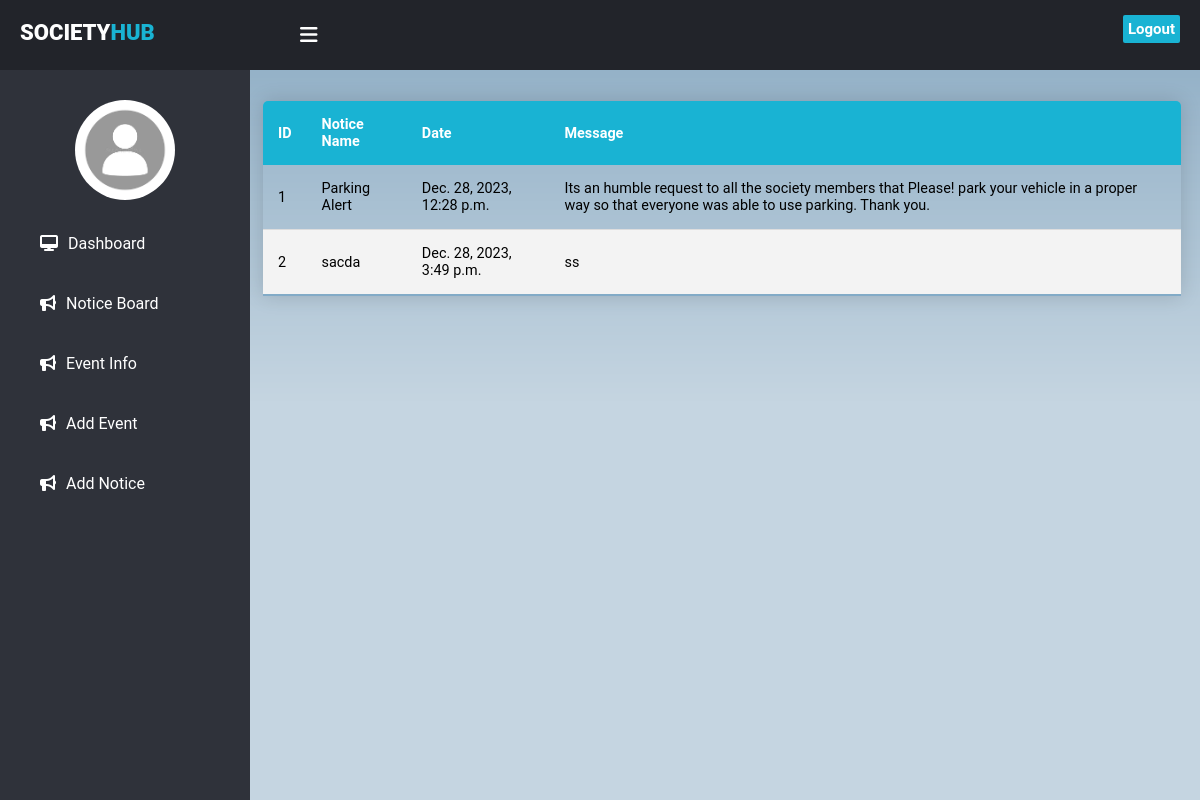
Screenshot of /adminnotice/ with the database file from the repository.
### myapp/models.py (models this page shows)
class Notice(models.Model):
    title = models.CharField(max_length=255)
    content = models.TextField()
    date_posted = models.DateTimeField(default=timezone.now())

### myapp/views.py (the view)
# urls.py: path('adminnotice/',views.adminnotice,name='adminnotice'),
def adminnotice(request):
    notices=Notice.objects.all()
    return render(request,'adminviewnotic.html',{'notices':notices})

### myapp/templates/adminviewnotic.html (shortened to what this page needs)
{% load static %}
<!DOCTYPE html>
<html lang="en">
<head>
    <link rel="stylesheet" href="{% static 'css/dashstyle.css' %}">
</head>
<body>
    <header>
      <label for="check">
        <i class="fas fa-bars" id="sidebar_btn"></i>
      </label>
      <div class="left_area">
        <h3>Society<span>HUB</span></h3>
      </div>
      <div class="right_area">
        <a href="{% url 'userlogout' %}" class="logout_btn">Logout</a>
      </div>
    </header>
    <div class="sidebar">
      <center>
        <img src="{% static 'images/download.png' %}" class="profile_image" alt="">
      </center>
      <a href="{% url 'adminpannel' %}" class="active"><i class="fas fa-desktop"></i><span>Dashboard</span></a>
      <a href="{% url 'adminnotice'%}"><i class="fas fa-bullhorn"></i><span>Notice Board</span></a>
      <a href="{% url 'adminevent' %}" class="active"><i class="fas fa-bullhorn"></i><span>Event Info</span></a>
      <a href="{% url 'addevent' %}" class="active"><i class="fas fa-bullhorn"></i><span>Add Event </span></a>
      <a href="{% url 'addnotice' %}" class="active"><i class="fas fa-bullhorn"></i><span>Add Notice </span></a>
    </div>
    <div class="content"><br><br><br><br>
      <table class="content-table">
        <thead>
          <tr>
            <th>ID</th>
            <th>Notice Name</th>
            <th>Date</th>
            <th>Message</th>
          </tr>
        </thead>
        <tbody>
          {% for i in notices %}
            <tr>
              <td>{{ forloop.counter }}</td>
              <td>{{ i.title }}</td>
              <td>{{ i.date_posted }}</td>
              <td>{{ i.content }}</td>
            </tr>
          {% endfor %}
        </tbody>
      </table>
    </div>
</body>
</html>

### myapp/static/css/dashstyle.css (style rules this page uses)
body { margin: 0; padding: 0; font-family: "Roboto", sans-serif; }
header { position:fixed; background: #22242A; padding: 20px; width: 100%; height: 30px; }
.left_area h3 { color: #fff; margin: 0; text-transform: uppercase; font-size: 22px; font-weight: 900; }
.left_area span { color: #19B3D3; }
.logout_btn { padding: 5px; background: #19B3D3; text-decoration: none; float: right; margin-top: -30px; margin-right: 40px; border-radius: 2px; font-size: 15px; font-weight: 600; color: #fff; transition: 0.5s; transition-property: background; }
.sidebar { background: #2f323a; margin-top: 70px; padding-top: 30px; position: fixed; left: 0; width: 250px; height: 100%; transition: 0.5s; transition-property: left; }
.sidebar .profile_image { width: 100px; height: 100px; border-radius: 100px; margin-bottom: 10px; }
.sidebar a { color: #fff; display: block; width: 100%; line-height: 60px; text-decoration: none; padding-left: 40px; box-sizing: border-box; }
.sidebar i { padding-right: 10px; }
label #sidebar_btn { z-index: 1; color: #fff; position: fixed; cursor: pointer; left: 300px; font-size: 20px; margin: 5px 0; transition: 0.5s; transition-property: color; }
.content { margin-left: 250px; overflow: auto; background: url(Images/background.png) no-repeat; background-position: center; background-size: cover; height: 100vh; transition: 0.5s; }

### myapp/templates/adminviewnotic.html (style rules this page uses)
.content-table { border-collapse: collapse; margin: 25px 19px; margin-left: 13px; font-size: 0.9em; min-width: 400px; border-radius: 5px 5px 0 0; overflow: hidden; box-shadow: 0 0 20px rgba(0, 0, 0, 0.15); }
.content-table thead tr { background-color: #19B3D3; color: #ffffff; text-align: left; font-weight: 900; }
.content-table th, .content-table td { padding: 15px 15px; }
.content-table tbody tr { border-bottom: 1px solid #dddddd; }
.content-table tbody tr:nth-of-type(even) { background-color: #f3f3f3; }
.content-table tbody tr:last-of-type { border-bottom: 2px solid #82abc7; }

### rows the page displays
Notice: title "Parking Alert", date_posted "Dec. 28, 2023, 12:28 p.m.", content "Its an humble request to all the society members that Please! park your vehicle in a proper way so that everyone was able to use parking. Thank you."
Notice: title "sacda", date_posted "Dec. 28, 2023, 3:49 p.m.", content "ss"
